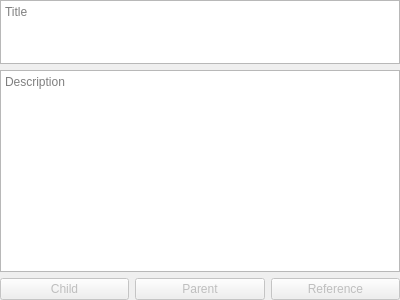
<?xml version="1.0" encoding="UTF-8"?>
<ui version="4.0">
 <class>Form</class>
 <widget class="QWidget" name="Form">
  <property name="geometry">
   <rect>
    <x>0</x>
    <y>0</y>
    <width>400</width>
    <height>300</height>
   </rect>
  </property>
  <property name="windowTitle">
   <string>Form</string>
  </property>
  <layout class="QVBoxLayout" name="verticalLayout">
   <property name="leftMargin">
    <number>0</number>
   </property>
   <property name="topMargin">
    <number>0</number>
   </property>
   <property name="rightMargin">
    <number>0</number>
   </property>
   <property name="bottomMargin">
    <number>0</number>
   </property>
   <item>
    <widget class="QTextEdit" name="title">
     <property name="maximumSize">
      <size>
       <width>16777215</width>
       <height>64</height>
      </size>
     </property>
     <property name="placeholderText">
      <string>Title</string>
     </property>
    </widget>
   </item>
   <item>
    <widget class="QTextEdit" name="description">
     <property name="placeholderText">
      <string>Description</string>
     </property>
    </widget>
   </item>
   <item>
    <layout class="QHBoxLayout" name="buttonsLayout">
     <item>
      <widget class="QPushButton" name="createChildButton">
       <property name="enabled">
        <bool>false</bool>
       </property>
       <property name="text">
        <string>Child</string>
       </property>
      </widget>
     </item>
     <item>
      <widget class="QPushButton" name="createParentButton">
       <property name="enabled">
        <bool>false</bool>
       </property>
       <property name="text">
        <string>Parent</string>
       </property>
       <property name="flat">
        <bool>false</bool>
       </property>
      </widget>
     </item>
     <item>
      <widget class="QPushButton" name="createReferenceButton">
       <property name="enabled">
        <bool>false</bool>
       </property>
       <property name="text">
        <string>Reference</string>
       </property>
       <property name="flat">
        <bool>false</bool>
       </property>
      </widget>
     </item>
    </layout>
   </item>
  </layout>
 </widget>
 <resources/>
 <connections/>
</ui>
